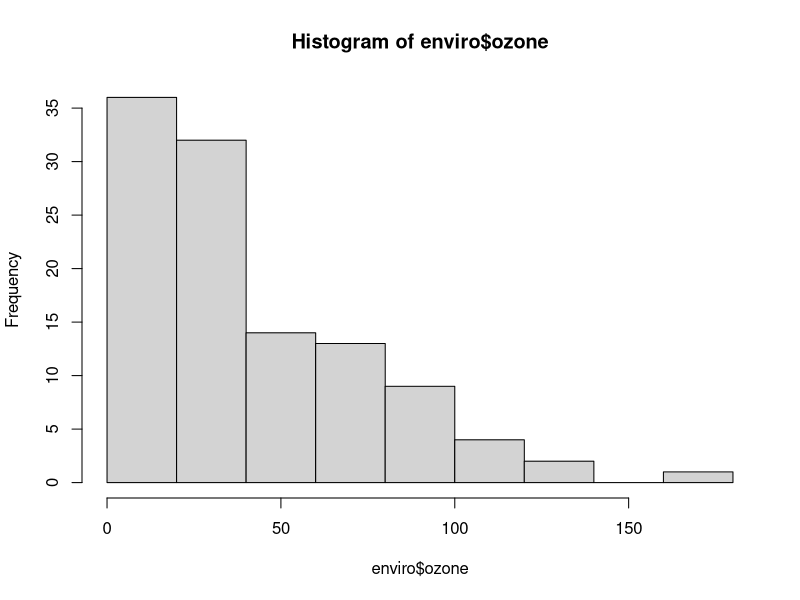
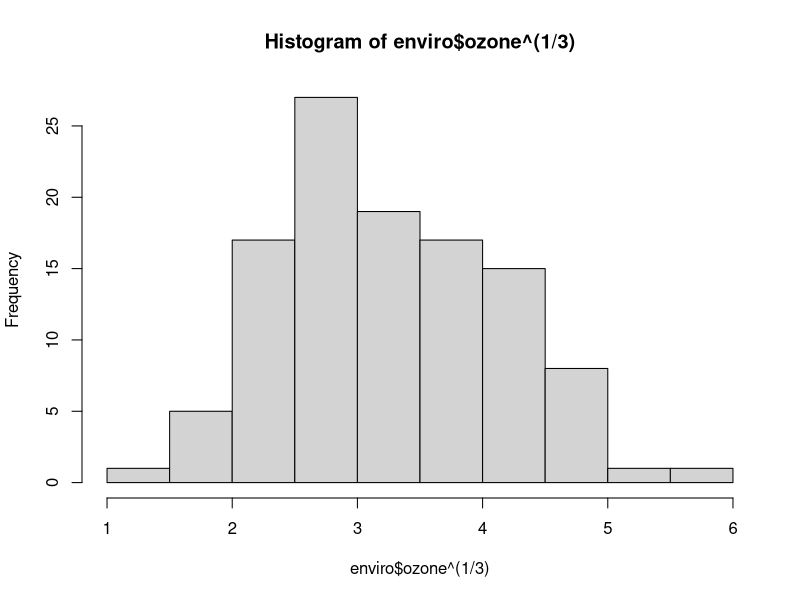
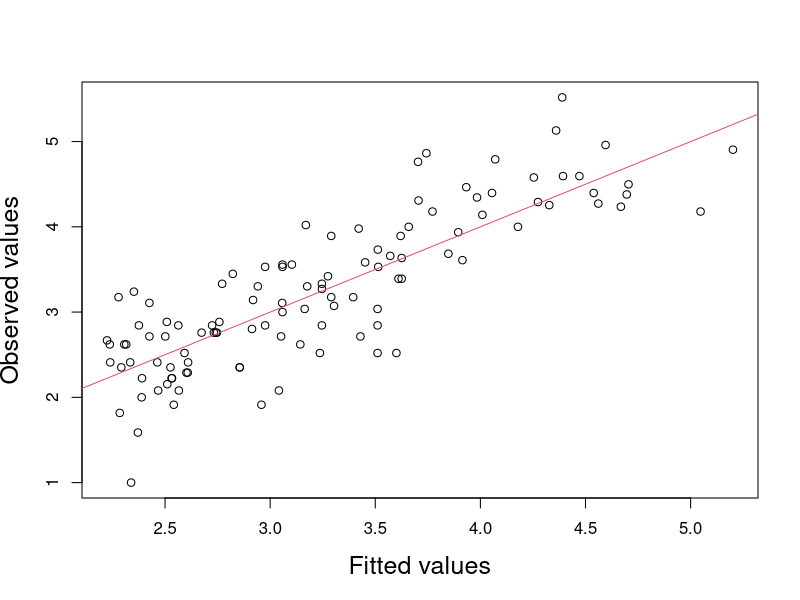
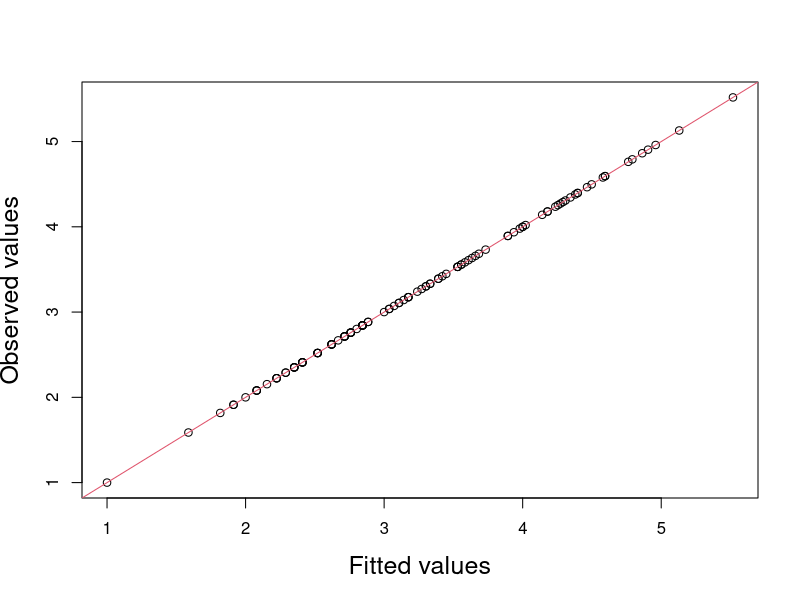
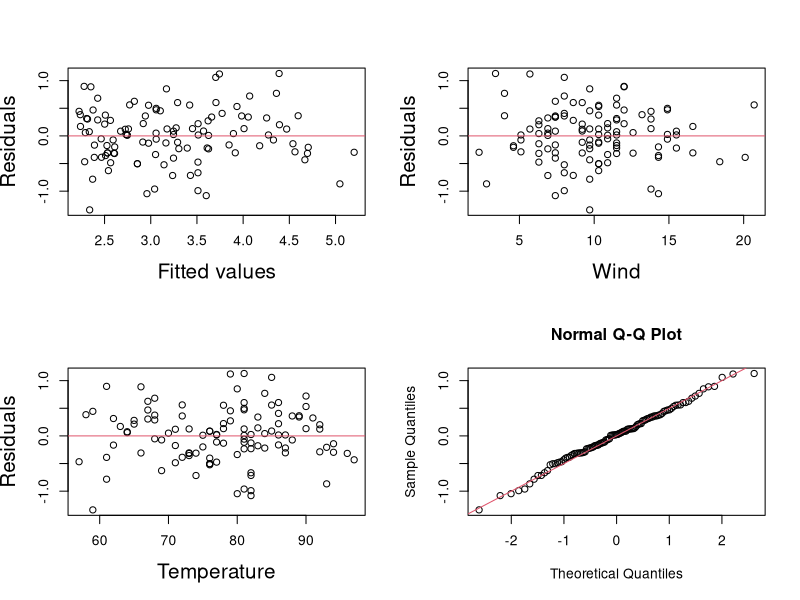
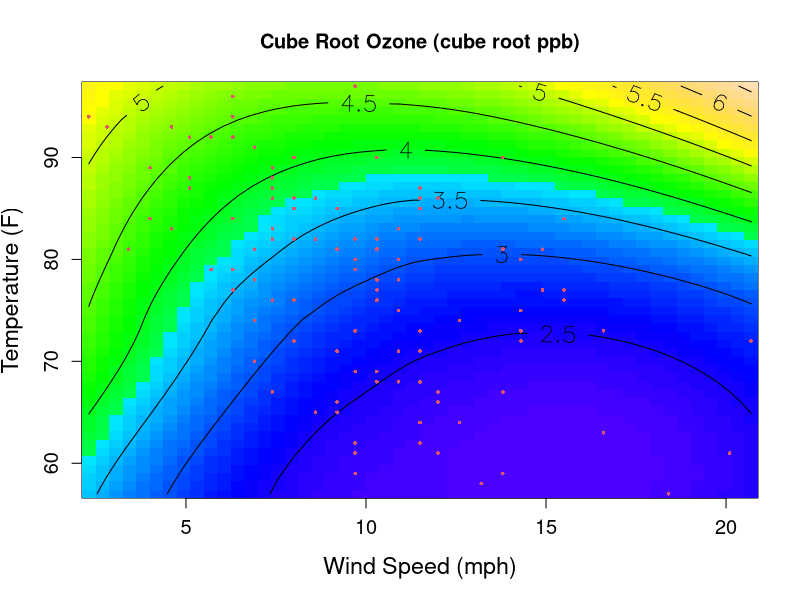
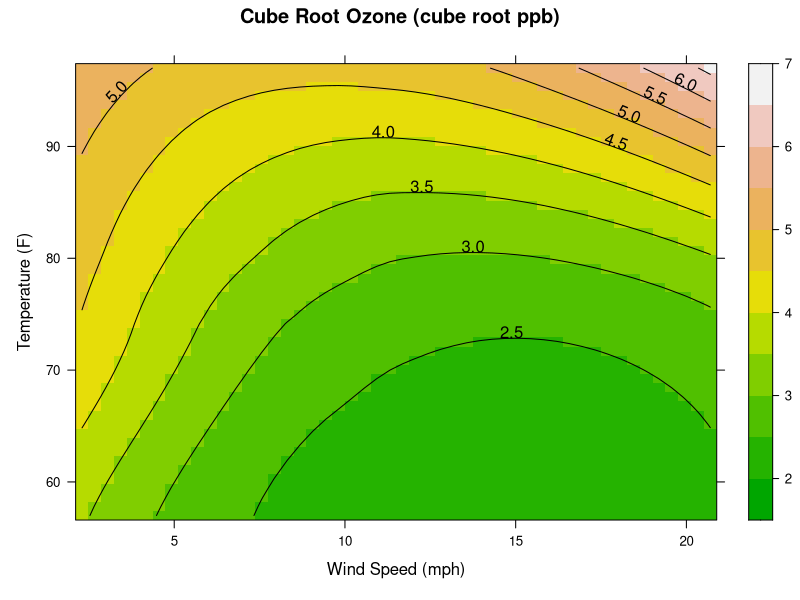
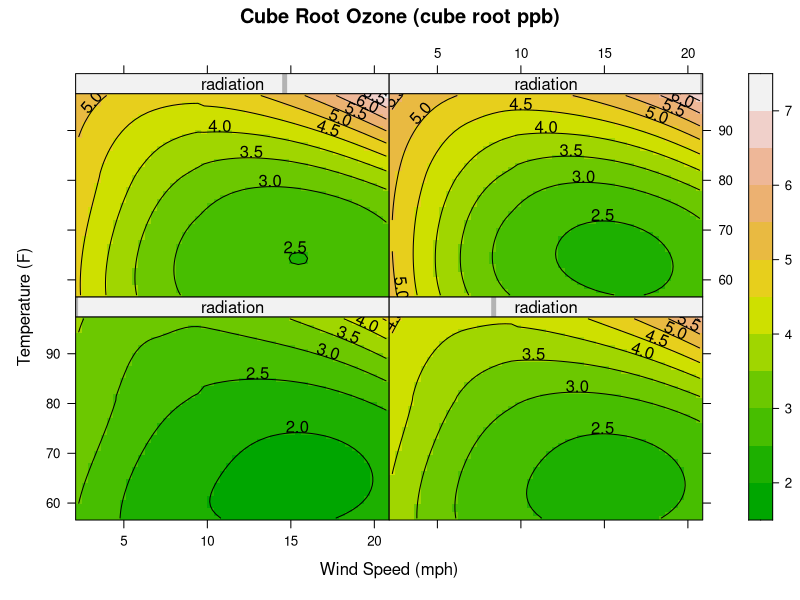

These figures' R source, in order:
## ---- chunk 1
library(lattice)
#?environmental
attach(environmental) #attach can induce some issues so we will detach asap
enviro <- environmental
detach(environmental)
head(enviro)
## ---- chunk 2
# generate histogram of ozone data
hist(enviro$ozone)

# generate histogram of third root ozone data
hist(enviro$ozone^(1/3))

# The difference between raw and third root data is the latter normalizes the ozone data distribution, therefore changing the shape of the histogram toward normal distribution.
# We want to transform the ozone data in this manner to take non-linear relationships between ozone and other measurement variables and make them linear when doing regression analysis.
## ---- chunk 3
# Fit lowess model of transformed ozone by wind and temperature
ozo1 <- loess(ozone^(1/3) ~ wind + temperature, enviro, span = 1, degree = 2)
summary(ozo1)
## ---- chunk 4
# extract regression coefficients: fitted and resid
ozo1.fitted <- fitted(ozo1)
ozo1.resid <- resid(ozo1)

# plot observed, transformed values vs. predicted, fitted values
plot(ozo1.fitted, enviro$ozone^(1/3), xlab = "Fitted values", 
  ylab = "Observed values", cex.lab=1.5)
abline(0,1, col=2) # 1:1 line
## ---- chunk 5
# pull out the ozone standard error
summary(ozo1)
# Residual Standard Error: 0.501
# alternatively
str(ozo1)

# Create or extract summary values s, p, n
(s <- ozo1$s)
(p <- ozo1$enp)  
(n <- ozo1$n)

# calculate the residuals instead, should be close to s
(ozo1.resid2 <- sqrt(sum(resid(ozo1)^2)/(n-p)))
# 0.4971813 is close to (s <- ozo1$s) = 0.501044
## ---- chunk 6
# plot fitted values + residual values agains observed
plot(ozo1.fitted + ozo1.resid, enviro$ozone^(1/3), xlab = "Fitted values", ylab = "Observed values", cex.lab=1.5)
abline(0,1, col=2) # 1:1 line)
## ---- chunk 7
# create diagnostic plots frame
par(mfrow=c(2,2))

# 1. Plot residuals (on y-axis) against fitted values, add a horizontal line at 0 (```abline(h=0)```)
plot(ozo1.fitted, ozo1.resid, xlab = "Fitted values", ylab = "Residuals", cex.lab=1.5)
abline(h=0, col = 2) # horizontal line)

# 2. Plot residuals against wind and add line at 0
plot(enviro$wind, ozo1.resid, xlab = "Wind", ylab = "Residuals", cex.lab=1.5)
abline(h=0, col = 2) # horizontal line)

# 3. Plot residuals against temperature and add line at 0
plot(enviro$temperature, ozo1.resid, xlab = "Temperature", ylab = "Residuals", cex.lab=1.5)
abline(h=0, col = 2) # horizontal line)

# 4. Create a ```qqplot``` that compares the quantiles of the residual distribution against the corresponding quantiles of a normal distribution. If residuals are normally distributed, they should roughly fall on a straight line:   ```qqnorm(resid(ozo1))```  
qqnorm(resid(ozo1))
abline(0,0.5, col = 2) # 1:1 line)
## ---- chunk 8
# find max and min of wind and temperature
max.wind <- max(enviro$wind)
min.wind <- min(enviro$wind)
max.temp <- max(enviro$temperature)
min.temp <- min(enviro$temperature)

# create vector sequences across wind and temperature
wind.fit.seq <- seq(min.wind, max.wind, length.out=50)
temp.fit.seq <- seq(min.temp, max.temp, length.out=50)

# create matrix of wind and temp sequences
grd <- expand.grid(list(wind=wind.fit.seq, temperature=temp.fit.seq))
str(grd)

# predict the values of ozo1 using grd
ozo1.fit <- predict(ozo1, newdata = grd)

# re-set figure
par(mfrow=c(1,1))

# Use the fitted lowess model to get predicted values for each x- and y-value in 'grd'
image(wind.fit.seq, temp.fit.seq, ozo1.fit, col = topo.colors(80), 
      xlab="Wind Speed (mph)", ylab="Temperature (F)",
      main = "Cube Root Ozone (cube root ppb)", cex.axis=1.2, cex.lab=1.4)
# Add contours:
contour(wind.fit.seq, temp.fit.seq, ozo1.fit, add=T, labcex=1.5)
# show when measurements were taken:
points(enviro$wind, enviro$temp, pch=16, cex=0.5, col=2) 
## ---- chunk 9
# use contourplot to do the same thing
grd[, "fit"] <- c(predict(ozo1, grd))  
contourplot(fit ~ wind + temperature, data = grd,  
 cuts = 10, region = TRUE,  
 xlab = "Wind Speed (mph)",  
 ylab = "Temperature (F)",  
 main = "Cube Root Ozone (cube root ppb)",  
 col.regions = terrain.colors(50))
## ---- chunk 10
# extend the model to include a third variable, ratiation
ozo2 <- loess(ozone^(1/3) ~ wind+temperature+radiation, data = enviro, span=1, degree=2)
summary(ozo2)
summary(ozo1)

# approximate F-test to compare model fits
anova(ozo1, ozo2)
## ---- chunk 11

# create new radiation sequence and reset grd with radiation
head(enviro)
rad.fit.seq <- seq(min(enviro$radiation), max(enviro$radiation),
                   length = 4) 
grd <- expand.grid(list(wind=wind.fit.seq, temperature = temp.fit.seq, radiation=rad.fit.seq))
head(grd)
summary(grd)

# predict ozo values and add to matrix grd
pred <- predict(ozo2, grd)

# compare to pred and grd
str(pred)
dim(pred)
str(grd)
dim(grd)
 
# assign pred values to grd, named fit
grd[, "fit"] <- as.vector(pred)

# contour plot wind and temp by radiation
contourplot(fit ~ wind * temperature | radiation, data = grd,
 cuts = 10, region = TRUE,
 xlab = "Wind Speed (mph)",
 ylab = "Temperature (F)",
 main = "Cube Root Ozone (cube root ppb)",
 col.regions = terrain.colors(50))
